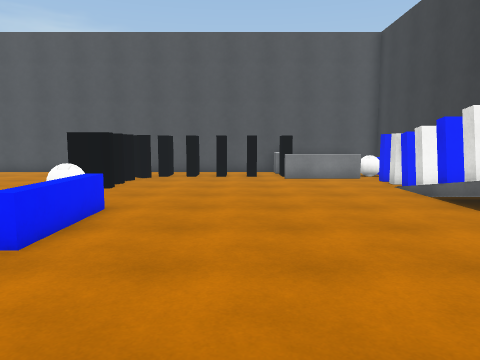
view 1 (above)

16 first-person views from a walk through a Unity game level. The camera is 1.5 m above the floor, tilts 6° down and sees 70° across. The floor is counted in squares, 1 m on a side. Each view is taken from the middle of a square. On the plan, view 1 faces up. The plan holds only what a view shows up to about 16 squares ahead; the rest is blank. Surface patterns are stand-ins for the level's own textures.

view 2
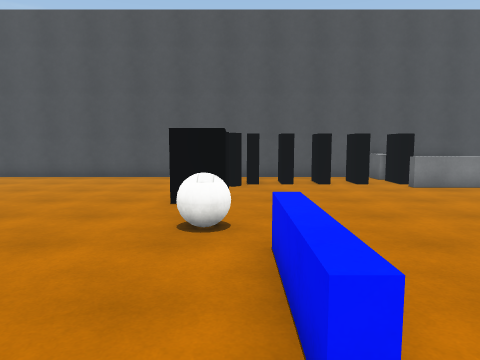

view 3
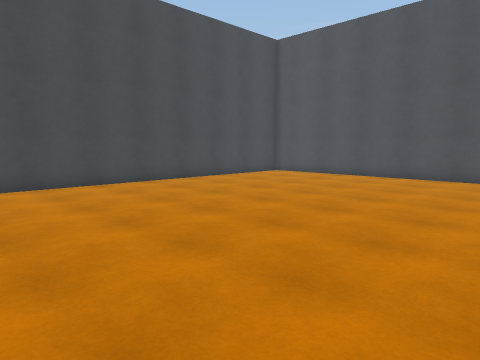

view 4
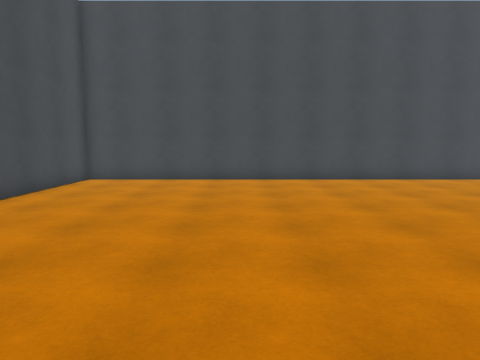

view 5
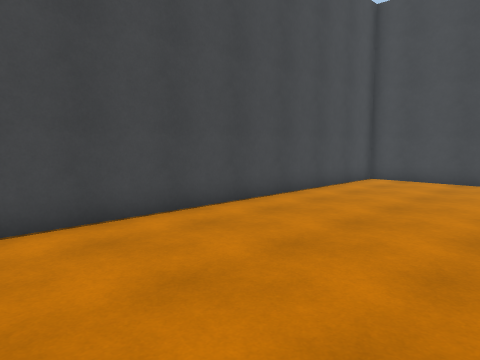

view 6
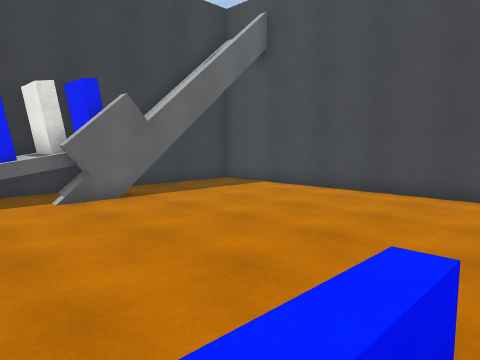

view 7
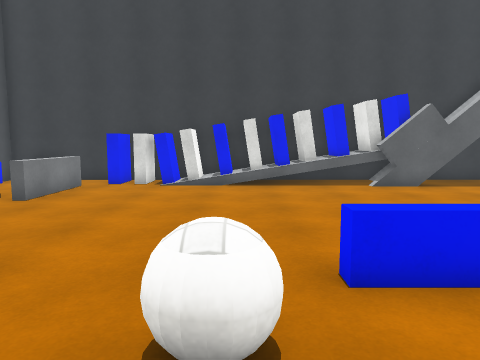

view 8
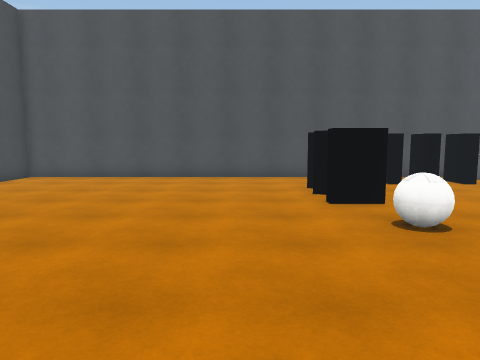

view 9
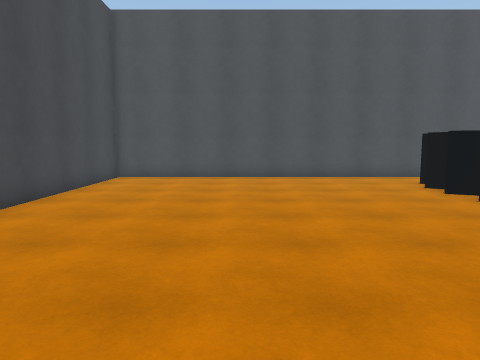

view 10
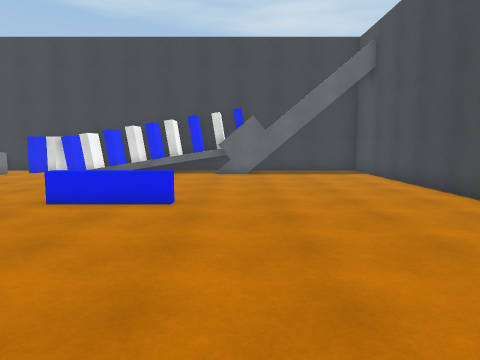

view 11
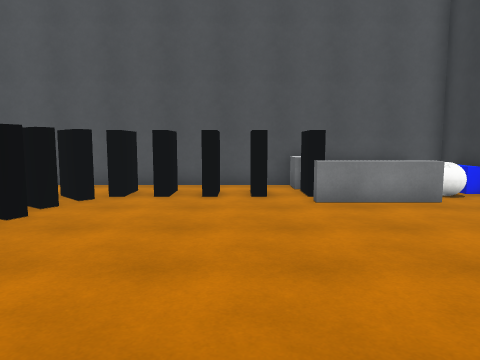

view 12
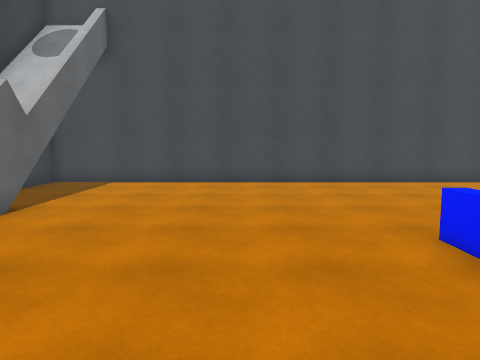

view 13
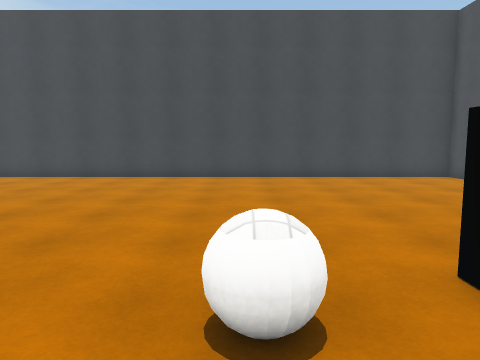

view 14
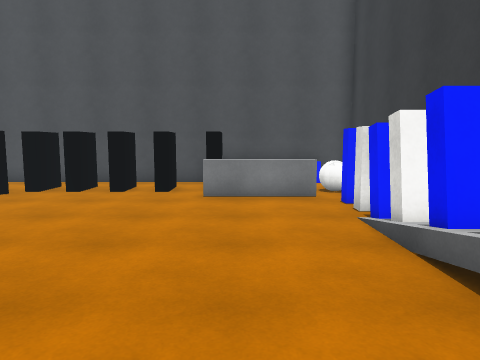

view 15
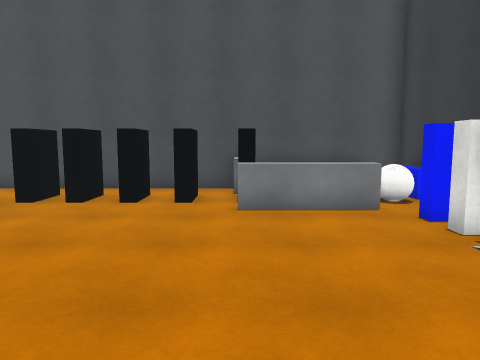

view 16
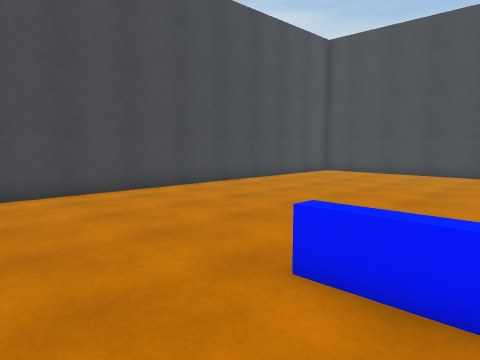

### Floor plan
Key: @ floor where view 1 was taken; # wall or solid block; . floor; = window, fence, low wall or low ledge; ^ raised ledge; T thing the floor can be seen under or through; B white ball; G grey block.
Columns run from 18 left of view 1 to 7 right of it. Each row starts with its distance up from view 1.
 19 ##########################
 18 #...................G   =#
 17 #............. TTTTT# ...#
 16 #............TTTTTTT#...B#
 15 #............TT.....^^^^.#
 14 #............#T.........##
 13 #...........##..........##
 12 #...........##..........##
 11 #.......................##
 10 #............B..........##
  9 #............BB.........##
  8 #.......................##
  7 #..............^........=#
  6 #..............^........=#
  5 #..............^........##
  4 #......................###
  3 #......................###
  2 #......................# #
  1 #......................###
  0 #.................@......#
 -1 #........................#
 -2 #........................#
 -3 #........................#
 -4 ##########################

Where each view was taken, in squares from view 1:
view 1: 0 up, 0 right, facing up
view 2: 3 up, 4 left, facing up
view 3: 3 up, 5 left, facing up-left
view 4: 3 up, 3 left, facing left
view 5: 3 up, 3 left, facing down-left
view 6: 7 up, 4 left, facing down-right
view 7: 9 up, 7 left, facing right
view 8: 3 up, 8 left, facing up
view 9: 3 up, 12 left, facing up
view 10: 3 up, 12 left, facing right
view 11: 6 up, 0 right, facing up
view 12: 10 up, 0 right, facing down
view 13: 9 up, 2 left, facing left
view 14: 5 up, 3 right, facing up
view 15: 7 up, 2 right, facing up
view 16: 7 up, 0 right, facing down-left
